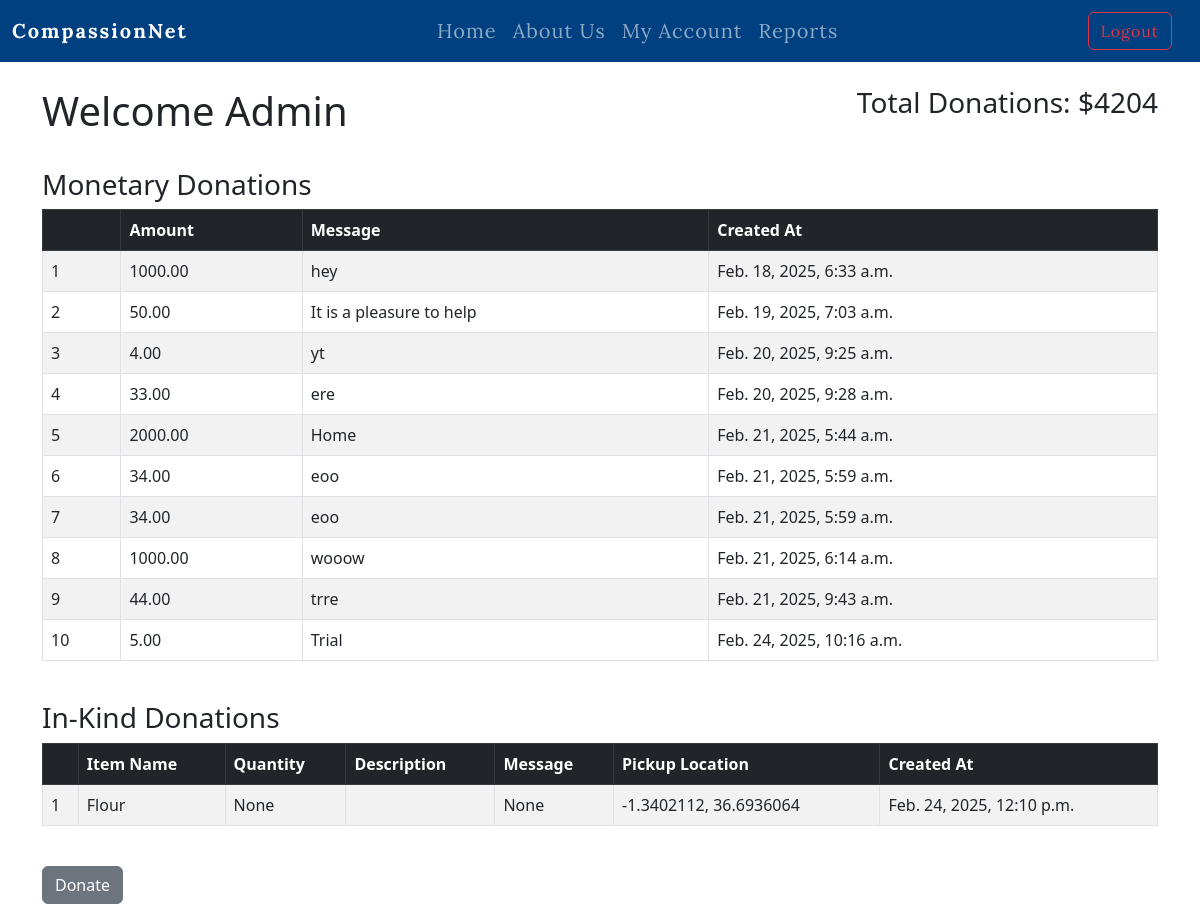
/account/ (signed in), run on an earlier commit of the app's database.
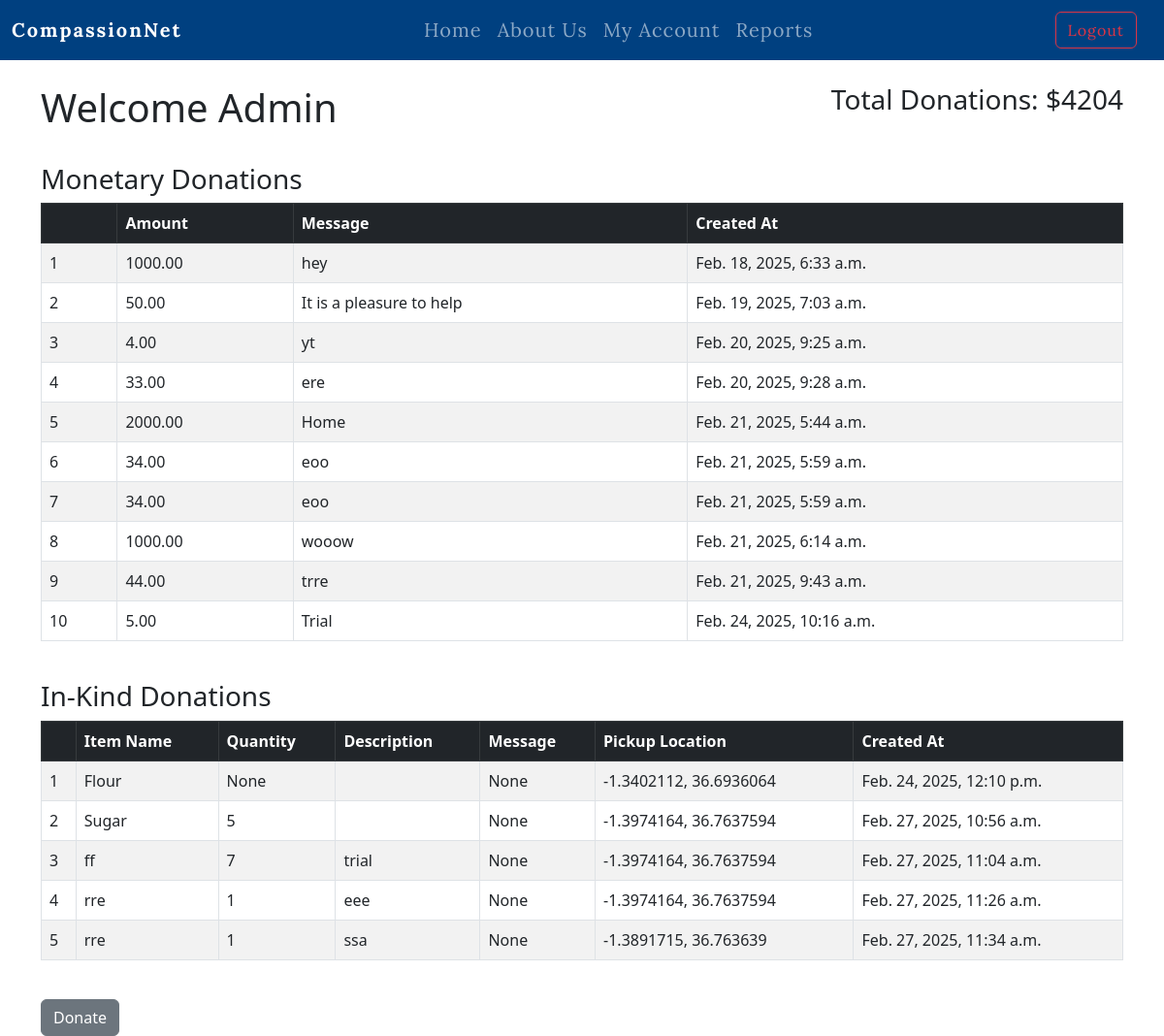
And on a later commit of the database.
### website/models.py (models this page shows, shortened)
class Donation(models.Model):
    DONATION_TYPES = [
        ("monetary", "Monetary"),
        ("in_kind", "In-Kind"),
    ]
    donation_type = models.CharField(max_length=20, choices=DONATION_TYPES)
    donor = models.ForeignKey(User, on_delete=models.SET_NULL, null=True, blank=True)
    date = models.DateTimeField(auto_now_add=True)
    created_at = models.DateTimeField(auto_now_add=True)
    message = models.TextField(blank=True, null=True)
    amount = models.DecimalField(max_digits=10, decimal_places=2, blank=True, null=True)
    item_name = models.CharField(max_length=255, blank=True, null=True, default="Money")
    item_quantity = models.PositiveIntegerField(blank=True, null=True)
    item_description = models.TextField(blank=True, null=True)
    pickup_location = models.CharField(max_length=255, blank=True, null=True)

### website/views.py (the view)
# urls.py: path('account/', views.account, name='account'),
def account(request):
    donations = Donation.objects.filter(donor=request.user)
    monetary_donations = donations.filter(donation_type="monetary")
    in_kind_donations = donations.filter(donation_type="in_kind")
    total_donations = donations.aggregate(total=Sum('amount'))['total'] or 0
    context = {
        'monetary_donations': monetary_donations,
        'in_kind_donations': in_kind_donations,
        'total_donations': total_donations,
    }
    return render(request, 'account.html', context)

### website/templates/account.html (shortened to what this page needs)
{% extends 'base.html' %}
{% block content %}
<!DOCTYPE html>
<html lang="en">
<head>
</head>
<body>
  <div class="d-flex justify-content-between align-items-center">
    <div>
      <h1>Welcome {{ user.username }}</h1>
    </div>
    <div class="total-donations">
      <h3 class="mb-0">Total Donations: ${{ total_donations }}</h3>
      <br>
    </div>
  </div>
  {% if monetary_donations %}
  <br>
    <h3>Monetary Donations</h3>
    <table class="table table-striped table-hover table-bordered">
      <thead class="table-dark">
        <tr>
          <th scope="col"></th>
          <th scope="col">Amount</th>
          <th scope="col">Message</th>
          <th scope="col">Created At</th>
        </tr>
      </thead>
      <tbody>
        {% for donation in monetary_donations %}
          <tr>
            <td>{{ forloop.counter }}</td>
            <td>{{ donation.amount }}</td>
            <td>{{ donation.message }}</td>
            <td>{{ donation.created_at }}</td>
          </tr>
        {% endfor %}
      </tbody>
    </table>
    <br>
  {% else %}
    <div class="alert alert-info" role="alert">
      You don't have any monetary donations.
    </div>
  {% endif %}
  {% if in_kind_donations %}
    <h3>In-Kind Donations</h3>
    <table class="table table-striped table-hover table-bordered">
      <thead class="table-dark">
        <tr>
          <th scope="col"></th>
          <th scope="col">Item Name</th>
          <th scope="col">Quantity</th>
          <th scope="col">Description</th>
          <th scope="col">Message</th>
          <th scope="col">Pickup Location</th>
          <th scope="col">Created At</th>
        </tr>
      </thead>
      <tbody>
        {% for donation in in_kind_donations %}
          <tr>
            <td>{{ forloop.counter }}</td>
            <td>{{ donation.item_name }}</td>
            <td>{{ donation.item_quantity }}</td>
            <td>{{ donation.item_description }}</td>
            <td>{{ donation.message}}</td>
            <td>{{ donation.pickup_location }}</td>
            <td>{{ donation.created_at }}</td>
          </tr>
        {% endfor %}
      </tbody>
    </table>
    <br>
  {% else %}
    <div class="alert alert-info" role="alert">
      You don't have any in-kind donations.
    </div>
  {% endif %}
  <a class="btn btn-secondary" href="{% url 'donate' %}">Donate</a>
</body>
</html>
{% endblock %}

### website/templates/base.html (shortened to what this page needs)
<!DOCTYPE html>
<html lang="en">
  <head>
    <link
      href="https://cdn.jsdelivr.net/npm/bootstrap@5.3.3/dist/css/bootstrap.min.css"
      rel="stylesheet"
    />
    {% load static %}
    <link rel="stylesheet" href="{% static 'css/style.css' %}">
  </head>
  <body>
    {%include 'navbar.html'%}
    <div class="container">
      <br />
      {% block content %}{% endblock %}
    </div>
  </body>
</html>

### website/templates/navbar.html (shortened to what this page needs)
<!DOCTYPE html>
<html lang="en">
  <head>
    <link
      href="https://cdn.jsdelivr.net/npm/bootstrap@5.3.0/dist/css/bootstrap.min.css"
      rel="stylesheet"
    />
  </head>
  <body>
    <nav class="navbar navbar-expand-lg navbar-dark sticky-top">
      <div class="container-fluid">
        <a class="navbar-brand me-auto" href="{% url 'home' %}">
          CompassionNet
        </a>
        <div class="collapse navbar-collapse justify-content-center" id="navbarSupportedContent">
          <ul class="navbar-nav">
            <li class="nav-item">
              <a class="nav-link" href="{% url 'home' %}">Home</a>
            </li>
            <li class="nav-item">
              <a class="nav-link" href="{% url 'about' %}">About Us</a>
            </li>
            {% if user.is_authenticated %}
            <li class="nav-item">
              <a class="nav-link" href="{% url 'account' %}">My Account</a>
            </li>
            {% if user.is_superuser %}
            <li class="nav-item">
              <a class="nav-link" href="{% url 'report' %}">Reports</a>
            </li>
            {% endif %}
            {% endif %}
          </ul>
        </div>
        <div class="d-flex ms-auto">
          {% if user.is_authenticated %}
          <a href="{% url 'logout' %}" class="btn btn-outline-danger me-3">
            Logout
          </a>
          {% endif %}
        </div>
      </div>
    </nav>
  </body>
</html>

### static/css/style.css (style rules this page uses)
.navbar { position: fixed; top: 0; width: 100%; z-index: 1000; font-size: 20px; font-family: "Lora", serif; letter-spacing: 1px; background-color: #004080; }
.navbar-brand { font-size: 24px; font-weight: bold; letter-spacing: 2px; }
body { font-family: "Lora", serif; font-size: 16px; line-height: 1.6; color: #333; }

### website/templates/base.html (style rules this page uses)
body { font-family: 'Lora', serif; background-color: #f4f4f4; }

What changed in the data, as far as the page shows it:
added Donation: item_name "Sugar", item_quantity "5", message "None", pickup_location "-1.3974164, 36.7637594", created_at "Feb. 27, 2025, 10:56 a.m.", shown under "In-Kind Donations"
added Donation: item_name "ff", item_quantity "7", item_description "trial", message "None", pickup_location "-1.3974164, 36.7637594", created_at "Feb. 27, 2025, 11:04 a.m.", shown under "In-Kind Donations"
added Donation: item_name "rre", item_quantity "1", item_description "eee", message "None", pickup_location "-1.3974164, 36.7637594", created_at "Feb. 27, 2025, 11:26 a.m.", shown under "In-Kind Donations"
added Donation: item_name "rre", item_quantity "1", item_description "ssa", message "None", pickup_location "-1.3891715, 36.763639", created_at "Feb. 27, 2025, 11:34 a.m.", shown under "In-Kind Donations"
